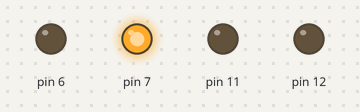
The sketch below on a simulated Arduino Uno, built with avr-gcc and run on an emulated ATmega328P. On the bench: output pins drawn as LEDs (lit = HIGH). What the sketch prints to the serial monitor is not drawn.

Above: at 0.2 s.
Timing chart, 0 to 1.7 s (numbered marks = the images above):
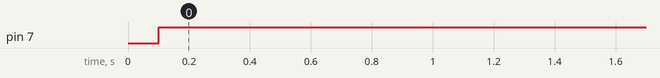

Measured:
- by itself, pin 7: LOW → HIGH at 0.10 s

The sketch:

StepBot.ino
```cpp
// Interruptbasierte Timer-Bibliothek
#include <TimerOne.h>

// Motor-Bibliothek
#include "StepperMotor.h"

// Intervall des Interrupt-Timers in Mikrosekunden
#define INTERRUPT_INTERVAL 100

// Linker Schrittmotor
StepperMotor _stepperLeft (7, 6, 800, 5000, INTERRUPT_INTERVAL, true);

// Rechter Schrittmotor
StepperMotor _stepperRight (12, 11, 800, 5000, INTERRUPT_INTERVAL, false);

// Zählt die Ticks des Timers seit dem letzten Geschwindigkeits-Update
unsigned int _ticksSinceAccUpdate = 0;

// Gibt an, welcher Teil des Befehles gerade empfangen wird
int commandPart = 0;

// Zwischenspeicher für eingehende Befehle
String command = "";
String arg0 = "";
String arg1 = "";

// Initialisiert das Programm
void setup ()
{
	// Serielle Schnittstelle initialisieren
	Serial.begin (115200);

	// Schrittmotoren initialisieren
	_stepperLeft.Initialize ();
	_stepperRight.Initialize ();

	// Timer initialisieren
	Timer1.initialize ();
	Timer1.attachInterrupt (tick, INTERRUPT_INTERVAL);

	// Statusmeldung
	Serial.println ("INIT");
}

// Handler der Hauptschleife
void loop ()
{
	// Nichts tun.
}

// Handler für eingehende Daten an der Seriellen Schnittstelle
void serialEvent ()
{
	// Lesen, solange Daten vorhanden sind
	while (Serial.available ())
	{
		// Nächstes Zeichen aus dem Stream lesen
		char c = (char)Serial.read ();

		// Zeilenende?
		if (c == '\n')
		{
			// Befehl verarbeiten
			computeCommand ();

			// Neuer Befehl beginnt
			commandPart = 0;
			command = "";
			arg0 = "";
			arg1 = "";

		}
		else if (c == ',')
		{
			// Nächster Teil wird eingeleitet
			commandPart++;
		}
		else if (c != '\r')
		{
			// Zeichen zwischenspeichern
			switch (commandPart)
			{
				case 0: command += c; break;
				case 1: arg0 += c; break;
				case 2: arg1 += c; break;
			}
		}
	}
}

void computeCommand ()
{
	// Befehl untersuchen
	if (command == "SACC")
	{
		// Geschwindigkeit beschleunigt ändern
		_stepperLeft.AccelerateToSpeed (arg0.toInt ());
		_stepperRight.AccelerateToSpeed (arg1.toInt ());
	}
}

// Handler für einen Tick des Interrupt-Timers
void tick ()
{
	// Geschwindigkeit alle 100ms aktualisieren
	if (_ticksSinceAccUpdate++ >= 1000)
	{
		// Geschwindigkeiten aktualisieren und protokollieren
		Serial.print ("SPED,");
		Serial.print (_stepperLeft.UpdateSpeed ());
		Serial.print (",");
		Serial.println (_stepperRight.UpdateSpeed ());

		// Zähler zurücksetzen
		_ticksSinceAccUpdate = 0;
	}

	// Motoren bei Bedarf drehen
	_stepperLeft.ProcessTick ();
	_stepperRight.ProcessTick ();
}
```

StepperMotor.cpp
```cpp
// Headerdatei
#include "StepperMotor.h"

// Arduino-Bibliothek
#include <Arduino.h>

StepperMotor::StepperMotor (unsigned char directionPin, unsigned char stepperPin, unsigned short stepsPerRound, unsigned short maxStepsPerSecond, unsigned short triggerInterval, bool inverted)
{
	// Konfiguration speichern
	_directionPin = directionPin;
	_stepperPin = stepperPin;
	_stepsPerRound = stepsPerRound;
	_maxStepsPerSecond = maxStepsPerSecond;
	_triggerInterval = triggerInterval;
	_inverted = inverted;

	// Geschwindigkeitswerte initialisieren
	_currentStepsPerSecond = 0;
	_wantedStepsPerSecond = 0;
	_stepsPerTick = 0;
	_stepsDone = 0;
}

void StepperMotor::Initialize ()
{
	// Motor-Pins als Ausgänge setzen
	pinMode (_directionPin, OUTPUT);
	pinMode (_stepperPin, OUTPUT);
}

void StepperMotor::Step ()
{
	// Einen Impuls auf dem Stepper-Pin auslösen
	digitalWrite (_stepperPin, HIGH);
	digitalWrite (_stepperPin, LOW);
}

void StepperMotor::SetDirection (bool direction)
{
	// Richtungs-Pin setzen
	digitalWrite (_directionPin, direction == _inverted);
}

void StepperMotor::SetSpeed (short stepsPerSecond)
{
	// Richtung festlegen
	SetDirection (stepsPerSecond >= 0);

	// Wirkliche Geschwindigkeit bestimmen
	unsigned short realStepsPerSecond = abs (stepsPerSecond);

	// Angabe an Maximalgeschwindigkeit anpassen
	if (realStepsPerSecond > _maxStepsPerSecond)
		realStepsPerSecond = _maxStepsPerSecond;

	// Die Größe der "virtuellen" Schritte bestimmen
	_stepsPerTick = ((float)realStepsPerSecond * (float)_triggerInterval) / 1000000;

	// Momentangeschwindigkeit merken
	_currentStepsPerSecond = stepsPerSecond;
}

void StepperMotor::AccelerateToSpeed (short stepsPerSecond)
{
	// Zielgeschwindigkeit setzen
	_wantedStepsPerSecond = stepsPerSecond;
}

short StepperMotor::UpdateSpeed ()
{
	// Geschwindigkeitsdifferenz bestimmen
	short pendingDifference = abs (_wantedStepsPerSecond - _currentStepsPerSecond);

	// Geschwindigkeitsifferenz evtl. begrenzen
	if (pendingDifference > 200)
		pendingDifference = 200;

	// Vorzeichen bestimmen
	short accelerationSign = (_wantedStepsPerSecond >= _currentStepsPerSecond ? 1 : -1);

	// Geschwindigkeit um Differenz erhöhen
	SetSpeed (_currentStepsPerSecond + (pendingDifference * accelerationSign));

	// Aktuelle Geschwindigkeit zurückgeben
	return _currentStepsPerSecond;
}

short StepperMotor::GetSpeed ()
{
	// Aktuelle Geschwindigkeit zurückgeben
	return _currentStepsPerSecond;
}

bool StepperMotor::ProcessTick ()
{
	// Hochzählen und prüfen, ob ein Schritt fällig ist
	if ((_stepsDone += _stepsPerTick) >= 1)
	{
		// Einen Schritt ausführen
		Step ();

		// Schritt erledigt. (Zähler hier nicht direkt auf 0 setzen um Drehung nicht zu stören)
		_stepsDone--;

		// Es wurde ein Schritt ausgeführt
		return true;
	}

	// Es stand keine Aktion aus
	return false;
}
```

StepperMotor.h
```cpp
// Stellt einen Schrittmotor dar.
class StepperMotor
{
private:
	// Der DIR-Pin des Motortreibers
	unsigned char _directionPin;

	// Der STEP-Pin des Motortreibers
	unsigned char _stepperPin;

	// Die Anzahl Schritte pro Umdrehung
	unsigned short _stepsPerRound;

	// Die Maximalgeschwindigkeit
	unsigned short _maxStepsPerSecond;

	// Die Zeit in Mikrosekunden zwischen Interrupt-Ticks
	unsigned short _triggerInterval;

	// Die Invertierung der Drehrichtung
	bool _inverted;

	// Die Momentane Geschwindigkeit.
	short _currentStepsPerSecond;

	// Die Zielgeschwindigkeit der Beschleunigung.
	short _wantedStepsPerSecond;

	// Die Anzahl an "virtuellen" Schritten pro Tick, abhängig von der gewünschten Geschwindigkeit
	float _stepsPerTick;

	// Der Zähler für ausgeführte "virtuelle" Schritte
	float _stepsDone;

	// Löste einen Einzelschritt aus.
	void Step ();

	// Setzt die Drehrichtung des Motors.
	void SetDirection (bool direction);

	// Setzt die Geschwindigkeit des Motors in Schritten pro Sekunde.
	void SetSpeed (short stepsPerSecond);

public:
	// Konstruktor.
	StepperMotor (unsigned char directionPin, unsigned char stepperPin, unsigned short stepsPerRound, unsigned short maxStepsPerSecond, unsigned short triggerInterval, bool inverted);

	// Initialisiert den Motor.
	void Initialize ();

	// Beginnt eine neue Beschleunigung mit der angegebenen Zielgeschwindigkeit.
	void AccelerateToSpeed (short stepsPerSecond);

	// Wird regelmäßig ausgeführt und aktualisiert die Geschwindigkeit für eine lineare Beschleunigung.
	short UpdateSpeed ();

	// Gibt die aktuelle Geschwindigkeit zurück
	short GetSpeed ();

	// Wird bei jedem Interrupt-Tick ausgelöst und verarbeitet ausstehende Schritte.
	bool ProcessTick ();
};
```
